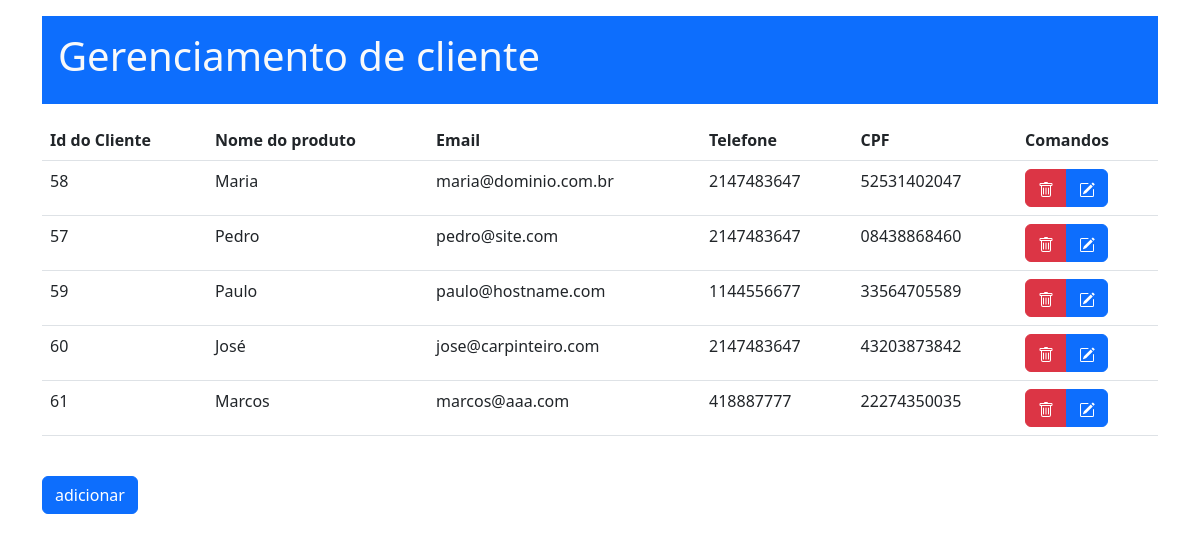
Page /clientes/index.php on the earlier database version.
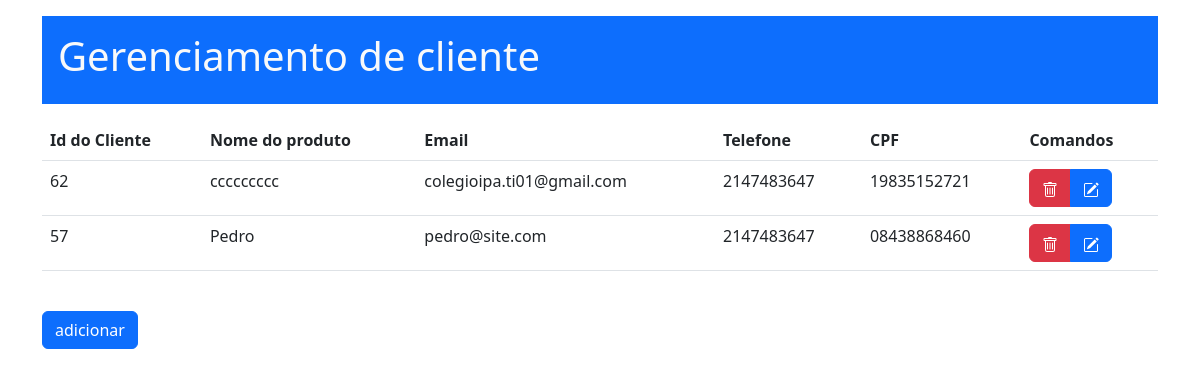
Same page on the later database version.
### tables this page shows
CREATE TABLE `client` (
  `Id_Client` int NOT NULL AUTO_INCREMENT,
  `Name` varchar(100) DEFAULT NULL,
  `Email` varchar(50) DEFAULT NULL,
  `TelPhone` varchar(11) DEFAULT NULL,
  `Cpf` varchar(11) DEFAULT NULL,
  PRIMARY KEY (`Id_Client`)
);

### clientes/App/Model/Connect.php (called while the page is built, shortened)
<?php
class Connect{
    private static $instance;
    public static function getConn(){
        if(!isset(self::$instance)){
            self::$instance = new \PDO('mysql:host=localhost;dbname=client;charset=utf8','root','');
        }
        return self::$instance;
    }
}

### clientes/App/Model/clientDao.php (called while the page is built, shortened)
<?php
class ClientDao{
    public function read($id){
        if($id == ""){
            $sql = "SELECT *
                    FROM client";
        } else {
            $sql = "SELECT *
                    FROM client
                    WHERE Id_Client = $id";
        }
        $select = Connect::getConn()->prepare($sql);
        $select->execute();
        if($select->rowCount() > 0){
            $resultado = $select->fetchAll(\PDO::FETCH_ASSOC);
            return $resultado;
        } else {
            return [];
        }
    }
}

### clientes/App/Utils/View.php (called while the page is built, shortened)
<?php
class View {
    private static function getContentView($view){
        $file = __DIR__.'/../Resoucers/View/'.$view.'.html';
        return file_exists($file) ? file_get_contents($file) : "";
    }
    public static function render($view, $vars = []){
        $contetView = self::getContentView($view);
        $keys = array_keys($vars);
        $keys = array_map(function($item){
            return '{{'.$item.'}}';
        }, $keys);
        return str_replace($keys, array_values($vars),$contetView);
    }
}

### clientes/App/Controller/Pages/Page.php (called while the page is built, shortened)
<?php
class Page{
    private static function getHeader(){
        return View::render('pages/header');
    }
    public static function getPage($content, $title){
        return View::render('pages/page',[
            'title' => $title,
            'header' => self::getHeader(),
            'content' => $content,
        ]);
    }
}

### clientes/App/Controller/Pages/Home.php (the view, shortened to what this page needs)
<?php
class Home extends Page{
    public static function getHome(){
        $clientDao = new ClientDao();
        $lineClient = '';
        foreach($clientDao->read('') as $client){
            $lineClient .= "<tr>
                                <td>{$client['Id_Client']}</td>
                                <td>{$client['Name']}</td>
                                <td>{$client['Email']}</td>
                                <td>{$client['TelPhone']}</td>
                                <td>{$client['Cpf']}</td>
                                <td>
                                    <div class='btn-group' role='group' aria-label='Basic mixed styles example'>
                                    <a class='btn btn-danger' href='index.php?type=delete&id={$client['Id_Client']}' data-toggle='tooltip' title='Deletar'>
                                        <svg xmlns='http://www.w3.org/2000/svg' width='16' height='16' fill='currentColor' class='bi bi-trash' viewBox='0 0 16 16'>
                                            <path d='M5.5 5.5A.5.5 0 0 1 6 6v6a.5.5 0 0 1-1 0V6a.5.5 0 0 1 .5-.5Zm2.5 0a.5.5 0 0 1 .5.5v6a.5.5 0 0 1-1 0V6a.5.5 0 0 1 .5-.5Zm3 .5a.5.5 0 0 0-1 0v6a.5.5 0 0 0 1 0V6Z'/>
                                            <path d='M14.5 3a1 1 0 0 1-1 1H13v9a2 2 0 0 1-2 2H5a2 2 0 0 1-2-2V4h-.5a1 1 0 0 1-1-1V2a1 1 0 0 1 1-1H6a1 1 0 0 1 1-1h2a1 1 0 0 1 1 1h3.5a1 1 0 0 1 1 1v1ZM4.118 4 4 4.059V13a1 1 0 0 0 1 1h6a1 1 0 0 0 1-1V4.059L11.882 4H4.118ZM2.5 3h11V2h-11v1Z'/>
                                        </svg>
                                    </a>
                                    <a class='btn btn-primary' href='index.php?type=update&id={$client['Id_Client']}'  data-toggle='tooltip' title='Editar'>
                                        <svg xmlns='http://www.w3.org/2000/svg' width='16' height='16' fill='currentColor' class='bi bi-pencil-square' viewBox='0 0 16 16'>
                                            <path d='M15.502 1.94a.5.5 0 0 1 0 .706L14.459 3.69l-2-2L13.502.646a.5.5 0 0 1 .707 0l1.293 1.293zm-1.75 2.456-2-2L4.939 9.21a.5.5 0 0 0-.121.196l-.805 2.414a.25.25 0 0 0 .316.316l2.414-.805a.5.5 0 0 0 .196-.12l6.813-6.814z'/>
                                            <path fill-rule='evenodd' d='M1 13.5A1.5 1.5 0 0 0 2.5 15h11a1.5 1.5 0 0 0 1.5-1.5v-6a.5.5 0 0 0-1 0v6a.5.5 0 0 1-.5.5h-11a.5.5 0 0 1-.5-.5v-11a.5.5 0 0 1 .5-.5H9a.5.5 0 0 0 0-1H2.5A1.5 1.5 0 0 0 1 2.5v11z'/>
                                        </svg>
                                    </a>
                                </div>
                                </td>
                            </tr>";
        }
        $content = View::render('pages/home',[
            'lineClient' => $lineClient,
        ]);
                    ?>
                    <?php
        return parent::getPage($content, 'Gerenciamento de Clientes');
    }
}

### clientes/index.php (shortened to what this page needs)
    <?php
echo Home::getHome();

Differences in the rows shown:
removed client: Id_Client "58", Name "Maria", Email "maria@dominio.com.br", TelPhone "2147483647", Cpf "52531402047"
removed client: Id_Client "59", Name "Paulo", Email "paulo@hostname.com", TelPhone "1144556677", Cpf "33564705589"
removed client: Id_Client "60", Name "José", Email "jose@carpinteiro.com", TelPhone "2147483647", Cpf "43203873842"
removed client: Id_Client "61", Name "Marcos", Email "marcos@aaa.com", TelPhone "418887777", Cpf "22274350035"
added client: Id_Client "62", Name "ccccccccc", Email "colegioipa.ti01@gmail.com", TelPhone "2147483647", Cpf "19835152721"
